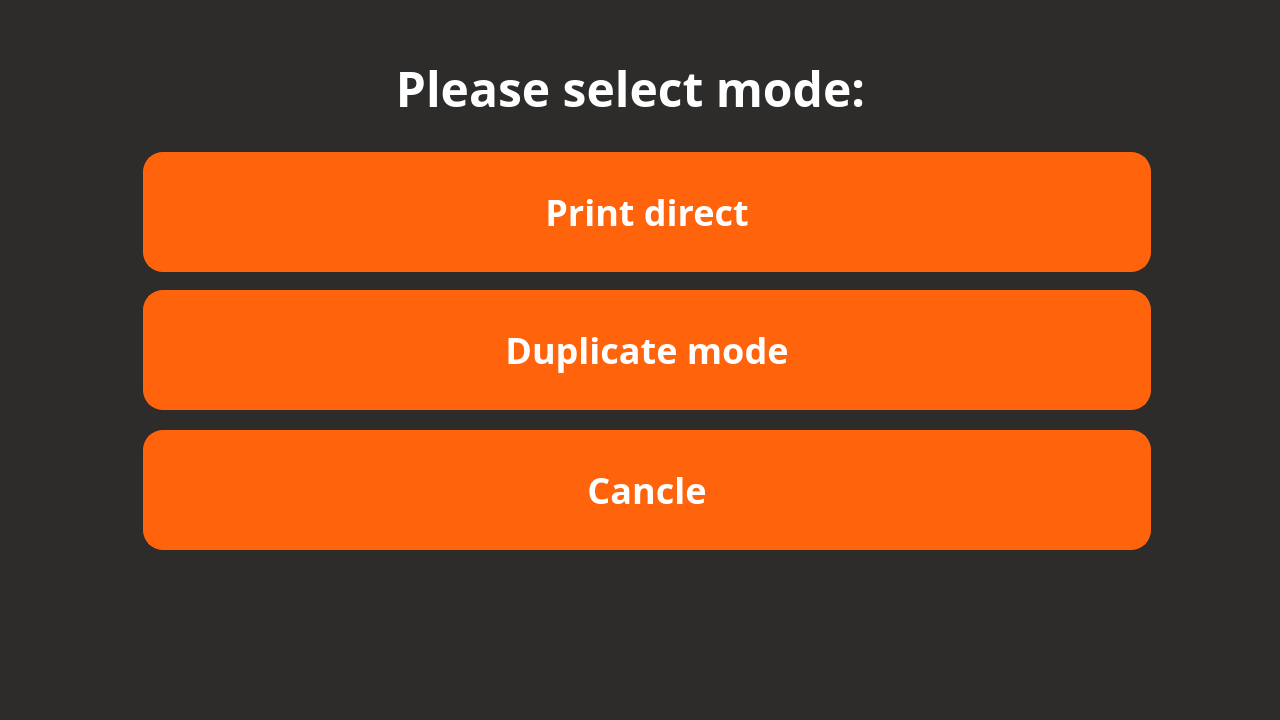
<?xml version="1.0" encoding="UTF-8"?>
<ui version="4.0">
 <class>duponly</class>
 <widget class="QWidget" name="duponly">
  <property name="geometry">
   <rect>
    <x>0</x>
    <y>0</y>
    <width>1280</width>
    <height>720</height>
   </rect>
  </property>
  <property name="windowTitle">
   <string>Form</string>
  </property>
  <widget class="QLabel" name="label_3">
   <property name="geometry">
    <rect>
     <x>0</x>
     <y>0</y>
     <width>1280</width>
     <height>720</height>
    </rect>
   </property>
   <property name="styleSheet">
    <string notr="true">background-color: rgba(45, 44, 43, 255);</string>
   </property>
   <property name="text">
    <string/>
   </property>
  </widget>
  <widget class="QPushButton" name="pushButton_3">
   <property name="geometry">
    <rect>
     <x>143</x>
     <y>290</y>
     <width>1008</width>
     <height>120</height>
    </rect>
   </property>
   <property name="styleSheet">
    <string notr="true">font-weight: bold;font-family:Barlow;border-radius: 20px;
background-color: rgba(255, 99, 11, 255);
color: rgba(255, 255, 255, 255);
font-size: 36px;
text-align: center;
font-family: Barlow;
border: 2px solid rgba(255, 99, 11, 255);</string>
   </property>
   <property name="text">
    <string>Duplicate mode</string>
   </property>
  </widget>
  <widget class="QPushButton" name="pushButton_2">
   <property name="geometry">
    <rect>
     <x>143</x>
     <y>152</y>
     <width>1008</width>
     <height>120</height>
    </rect>
   </property>
   <property name="styleSheet">
    <string notr="true">font-weight: bold;font-family:Barlow;border-radius: 20px;
background-color: rgba(255, 99, 11, 255);
color: rgba(255, 255, 255, 255);
font-size: 36px;
text-align: center;
font-family: Barlow;
border: 2px solid rgba(255, 99, 11, 255);</string>
   </property>
   <property name="text">
    <string>Print direct</string>
   </property>
  </widget>
  <widget class="QLabel" name="label_2">
   <property name="geometry">
    <rect>
     <x>30</x>
     <y>20</y>
     <width>1201</width>
     <height>136</height>
    </rect>
   </property>
   <property name="styleSheet">
    <string notr="true">font-weight: bold;font-family:Barlow;background-color: rgba(45, 44, 43, 0);

font-family:Barlow;
color: rgb(255, 255, 255);
font-size: 48px;
</string>
   </property>
   <property name="text">
    <string>Please select mode:</string>
   </property>
   <property name="alignment">
    <set>Qt::AlignCenter</set>
   </property>
  </widget>
  <widget class="QPushButton" name="pushButton">
   <property name="geometry">
    <rect>
     <x>143</x>
     <y>430</y>
     <width>1008</width>
     <height>120</height>
    </rect>
   </property>
   <property name="styleSheet">
    <string notr="true">font-weight: bold;
font-family:Barlow;
border-radius: 20px;
background-color: rgba(255, 99, 11, 255);
color: rgba(255, 255, 255, 255);
font-size: 36px;
text-align: center;
font-family: Barlow;
border: 2px solid rgba(255, 99, 11, 255);</string>
   </property>
   <property name="text">
    <string>Cancle</string>
   </property>
  </widget>
 </widget>
 <resources/>
 <connections/>
</ui>
